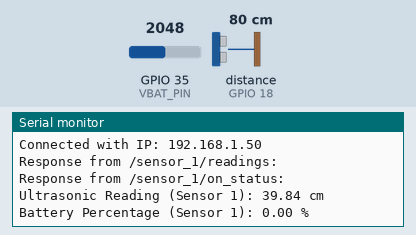
A sketch run on a simulated ESP32. Parts: the last lines printed to the serial monitor. Wiring (inferred from the names in the program): ultrasonic range finder: trigger GPIO 5; echo GPIO 18. The test bench sets the inputs (shaded band); at power-on: distance to the obstacle (sensor on GPIO 18) 80 cm, GPIO 35 (VBAT_PIN) = 2048. The echo pulse lasts 58.3 µs per cm; WiFi joins after 1.5 s; servers stay silent unless stated; uploads are accepted with an empty reply.

Above: at 2.7 s.
2.8 s: distance to the obstacle (sensor on GPIO 18) set to 2 cm
10.6 s: GPIO 35 (VBAT_PIN) set to 3603
At 12.27 s:
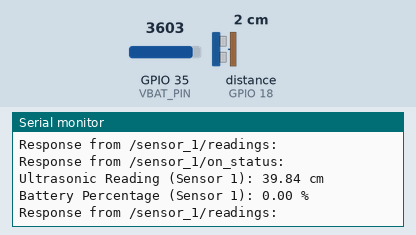
18.4 s: distance to the obstacle (sensor on GPIO 18) set to 4 cm
At 23.1 s:
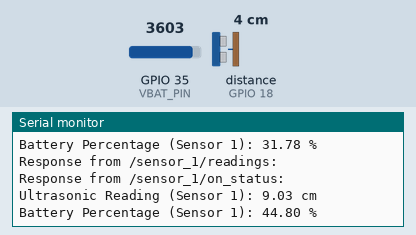
26.2 s: GPIO 35 (VBAT_PIN) set to 4095
At 33.6 s:
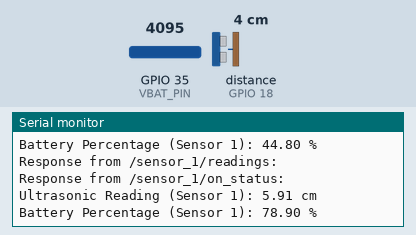
Timing chart, 0 to 35.0 s (numbered marks = the images above; inputs shaded):
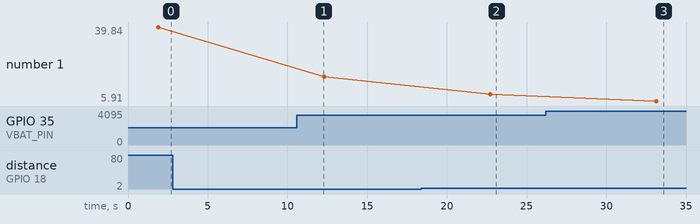

Measured:
- after the input at 18.4 s, the serial monitor: prints a new line after 4.3 s (image 2)
- after the input at 26.2 s, the serial monitor: prints a new line after 6.9 s (image 3)
- plotted number 1: 17.11 → 9.03 after the input at 18.4 s

The sketch:

main.ino
```cpp
#include <WiFi.h>
#include <HTTPClient.h>
#include <Firebase_ESP_Client.h>
#include "kalman_filter.h"
#include "poweroptimisation.h"
#include "averaging.h"

const char* ssid = "...";
const char* password = "...";
#define API_KEY "AIzaSyAFihlJ81Poc4vCX01NCYxvKONB-XcrCxA"
#define DATABASE_URL "https://level-sensor-1663d-default-rtdb.asia-southeast1.firebasedatabase.app/"
FirebaseData fbdo;
FirebaseAuth auth;
FirebaseConfig config;

const int trigPin = 5;
const int echoPin = 18;
#define VBAT_PIN 35

unsigned long sendDataPrevMillis = 0;
int distance;

KalmanFilter kfDistance(1, 1, 0.01, 0);
KalmanFilter kfBattery(1, 1, 0.01, 0);

float readBatteryVoltage() {
  int rawValue = analogRead(VBAT_PIN);
  float batteryVoltage = (float(rawValue) / 4095.0) * 3.3;
  float actualVoltage = (batteryVoltage * (27000 + 108000)) / 108000;
  return actualVoltage;
}

void setup() {
  Serial.begin(115200);
  pinMode(trigPin, OUTPUT);
  pinMode(echoPin, INPUT);
  pinMode(VBAT_PIN, INPUT);

  WiFi.begin(ssid, password);
  Serial.print("Connecting to Wi-Fi");
  while (WiFi.status() != WL_CONNECTED) {
    Serial.print(".");
    delay(300);
  }
  Serial.println();
  Serial.print("Connected with IP: ");
  Serial.println(WiFi.localIP());

  config.api_key = API_KEY;
  config.database_url = DATABASE_URL;

  Firebase.begin(&config, &auth);
  Firebase.reconnectWiFi(true);
}

void sendToFirebase(const String& path, int value) {
  HTTPClient http;
  String url = String(DATABASE_URL) + path + ".json?auth=" + API_KEY;
  http.begin(url);
  http.addHeader("Content-Type", "application/json");

  String postData = "{\"value\": " + String(value) + "}";
  int httpResponseCode = http.PUT(postData);

  if (httpResponseCode > 0) {
    String response = http.getString();
    Serial.println("Response from " + path + ": " + response);
  } else {
    Serial.println("Error sending data to " + path);
  }

  http.end();
}

void sendStatusToFirebase(const String& path, float batteryPercentage) {
  HTTPClient http;
  String url = String(DATABASE_URL) + path + ".json?auth=" + API_KEY;
  http.begin(url);
  http.addHeader("Content-Type", "application/json");

  String postData = "{\"on_status\": \"" + String(batteryPercentage, 2) + "%\"}";
  int httpResponseCode = http.PUT(postData);

  if (httpResponseCode > 0) {
    String response = http.getString();
    Serial.println("Response from " + path + ": " + response);
  } else {
    Serial.println("Error sending status to " + path);
  }

  http.end();
}

void loop() {
  if (WiFi.status() == WL_CONNECTED) {
    long duration;
    digitalWrite(trigPin, LOW);
    delayMicroseconds(2);
    digitalWrite(trigPin, HIGH);
    delayMicroseconds(10);
    digitalWrite(trigPin, LOW);
    duration = pulseIn(echoPin, HIGH);
    float distance = duration * 0.034 / 2;
    distance = kfDistance.update(distance);  // Apply Kalman filter

    float battv = readBatteryVoltage();
    float batteryPercentage = (battv - 3.1) / (4.1 - 3.1) * 100;
    batteryPercentage = constrain(batteryPercentage, 0, 100);
    batteryPercentage = kfBattery.update(batteryPercentage);  // Apply Kalman filter

    sendToFirebase("/sensor_1/readings", distance);
    sendStatusToFirebase("/sensor_1/on_status", batteryPercentage);

    Serial.print("Ultrasonic Reading (Sensor 1): ");
    Serial.print(distance);
    Serial.println(" cm");

    Serial.print("Battery Percentage (Sensor 1): ");
    Serial.print(batteryPercentage);
    Serial.println(" %");

    delay(10000);
  }
}
```

averaging.h
```cpp
#ifndef AVERAGING_H
#define AVERAGING_H

float averageReadings(float readings[], int size) {
    float sum = 0;
    for (int i = 0; i < size; i++) {
        sum += readings[i];
    }
    return sum / size;
}

#endif
```

kalman_filter.h
```cpp
#ifndef KALMAN_FILTER_H
#define KALMAN_FILTER_H

class KalmanFilter {
public:
    KalmanFilter(float processNoise, float measurementNoise, float estimationError, float value) {
        Q = processNoise;
        R = measurementNoise;
        P = estimationError;
        X = value;
    }

    float update(float measurement) {
        // Prediction
        P = P + Q;

        // Measurement
        K = P / (P + R);
        X = X + K * (measurement - X);
        P = (1 - K) * P;

        return X;
    }

private:
    float Q; // Process noise covariance
    float R; // Measurement noise covariance
    float P; // Estimation error covariance
    float K; // Kalman gain
    float X; // Data
};

#endif
```

poweroptimisation.h
```cpp
#ifndef POWEROPTIMISATION_H
#define POWEROPTIMISATION_H

void configureDeepSleep() {
    uint64_t sleepDuration = 7 * 60 * 1000000ULL;
    esp_sleep_enable_timer_wakeup(sleepDuration);
    Serial.println("Configured to sleep for 7 minutes...");
}

void enterDeepSleep() {
    Serial.println("Entering deep sleep now...");
    Serial.flush();
    esp_deep_sleep_start();
}

#endif
```
